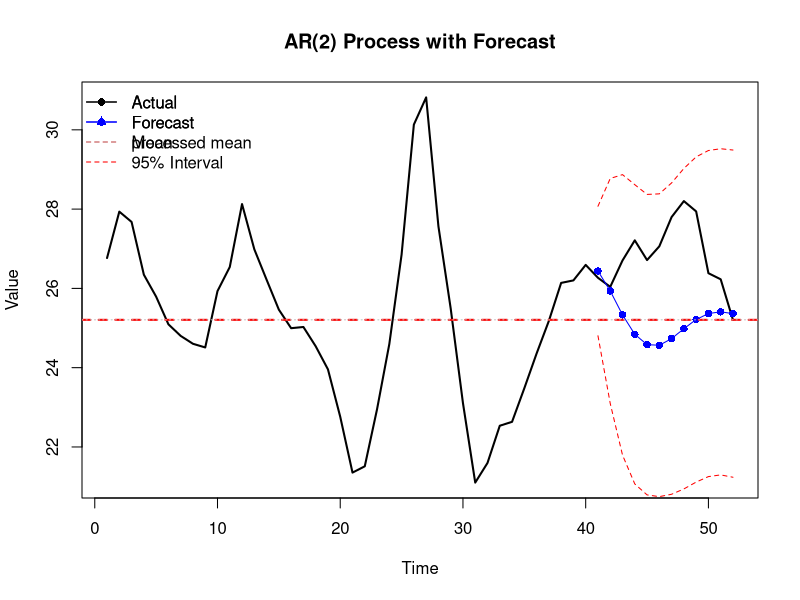

Generate this figure with R:
# model: AR(2) with mu =100
mu =100
phi1 = 1.5
phi2 = -0.75
n= 52

set.seed(123)
# (b) forecast the next 12 values and plot
Yt =  arima.sim(n = n, model = list(ar = c(phi1, phi2)), sd = 1) + (1-phi1-phi2)*mu
train.Yt = Yt[1:40]
test.Yt = Yt[41:52]

fit = arima(train.Yt, order = c(2, 0, 0))
forecast_values <- predict(fit, n.ahead = 12)
pred_mean <- forecast_values$pred
pred_se <- forecast_values$se

plot(Yt, col = "black", lwd = 2,
        xlab = "Time", ylab = "Value", main = "AR(2) Process with Forecast")
lines(41:52, pred_mean, col = "blue", type = "o", pch = 16)  # 預測值


# 加入平均線
abline(h = mean(train.Yt), col = "red", lty = 2, lwd = 2)

legend("topleft", legend = c("Actual", "Forecast", "Mean"),
       col = c("black", "blue", "red"), 
       lty = c(1, 1, 2), pch = c(NA, 16, NA), bty = "n")

#(c) Compare the 12 forecasts with the actual values that you set aside
actual <- test.Yt
forecasted <- pred_mean

comparison <- data.frame(
  Time = 41:52,
  Actual = round(actual, 2),
  Forecast = round(forecasted, 2),
  Error = round(actual - forecasted, 2)
)

print(comparison)

#(d)Plot the forecasts together with 95% forecast limits

upper <- forecasted + 1.96 * pred_se
lower <- forecasted - 1.96 * pred_se


lines(41:52, upper, col = "red", lty = 2)
lines(41:52, lower, col = "red", lty = 2)
abline(h = mean(train.Yt), col = "gray", lty = 3)

legend("topleft", legend = c("Actual", "Forecast","processed mean","95% Interval"),
       col = c("black", "blue",'gray', "red"), lty = c(1, 1, 2,2), 
       pch = c(16, 17, NA, NA), bty = "n")
